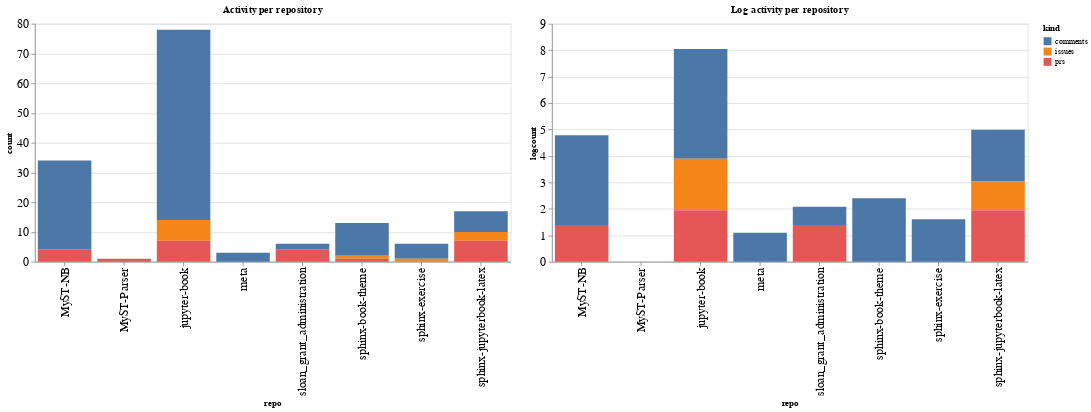

Notebook code for this chart:
### Code cell
ch1 = alt.Chart(repo_summaries, width=600, title="Activity per repository").mark_bar().encode(
    x='repo',
    y='count',
    color='kind',
    tooltip="kind"
)

ch2 = alt.Chart(repo_summaries, width=600, title="Log activity per repository").mark_bar().encode(
    x='repo',
    y='logcount',
    color='kind',
    tooltip="kind"
)

ch1 | ch2

### Figure 1 — Vega-Lite specification as saved in the notebook (floating-point values rounded to 4 significant figures)
{"config": {"axisLeft": {"labelFontSize": 15}, "axisBottom": {"labelFontSize": 15}}, "hconcat": [{"mark": "bar", "encoding": {"color": {"type": "nominal", "field": "kind"}, "tooltip": {"type": "nominal", "field": "kind"}, "x": {"type": "nominal", "field": "repo"}, "y": {"type": "quantitative", "field": "count"}}, "title": "Activity per repository", "width": 600}, {"mark": "bar", "encoding": {"color": {"type": "nominal", "field": "kind"}, "tooltip": {"type": "nominal", "field": "kind"}, "x": {"type": "nominal", "field": "repo"}, "y": {"type": "quantitative", "field": "logcount"}}, "title": "Log activity per repository", "width": 600}], "data": {"name": "data-94a1965b7e45df3adffe24b266b290ba"}, "$schema": "https://vega.github.io/schema/vega-lite/v4.8.1.json", "datasets": {"data-94a1965b7e45df3adffe24b266b290ba": [{"repo": "MyST-NB", "kind": "comments", "count": 30, "logcount": 3.401}, {"repo": "MyST-NB", "kind": "prs", "count": 4, "logcount": 1.386}, {"repo": "MyST-Parser", "kind": "prs", "count": 1, "logcount": 0.0}, {"repo": "jupyter-book", "kind": "comments", "count": 64, "logcount": 4.159}, {"repo": "jupyter-book", "kind": "issues", "count": 7, "logcount": 1.946}, {"repo": "jupyter-book", "kind": "prs", "count": 7, "logcount": 1.946}, {"repo": "meta", "kind": "comments", "count": 3, "logcount": 1.099}, {"repo": "sloan_grant_administration", "kind": "comments", "count": 2, "logcount": 0.6931}, {"repo": "sloan_grant_administration", "kind": "prs", "count": 4, "logcount": 1.386}, {"repo": "sphinx-book-theme", "kind": "comments", "count": 11, "logcount": 2.398}, {"repo": "sphinx-book-theme", "kind": "issues", "count": 1, "logcount": 0.0}, {"repo": "sphinx-book-theme", "kind": "prs", "count": 1, "logcount": 0.0}, {"repo": "sphinx-exercise", "kind": "comments", "count": 5, "logcount": 1.609}, {"repo": "sphinx-exercise", "kind": "issues", "count": 1, "logcount": 0.0}, {"repo": "sphinx-jupyterbook-latex", "kind": "comments", "count": 7, "logcount": 1.946}, {"repo": "sphinx-jupyterbook-latex", "kind": "issues", "count": 3, "logcount": 1.099}, {"repo": "sphinx-jupyterbook-latex", "kind": "prs", "count": 7, "logcount": 1.946}]}}
